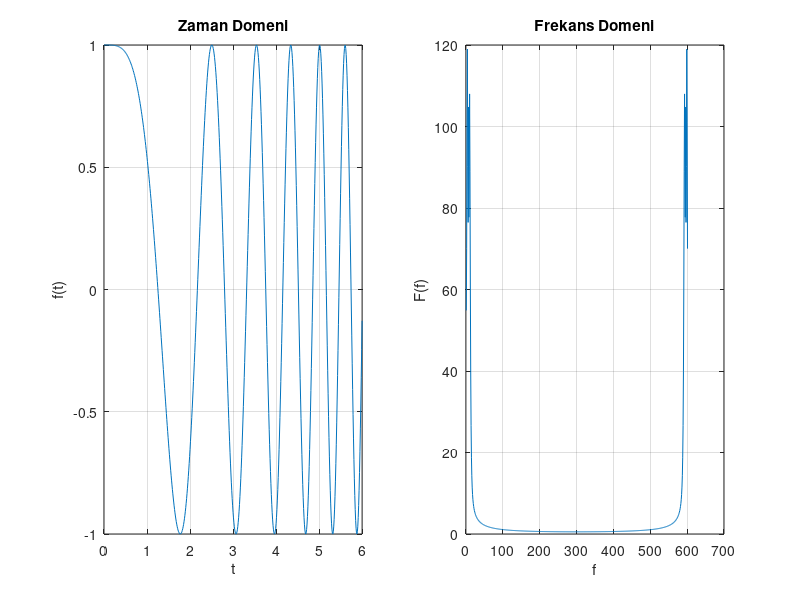

MATLAB code to generate this figure:
omega = 1;
t = 0:0.01:6;
ft = cos(omega*t.^2);
ff = fft(ft);
subplot(1,2,1);
plot(t,ft);
grid on
xlabel('t');
ylabel('f(t)');
title('Zaman Domeni');
subplot(1,2,2);
plot(abs(ff));
grid on
xlabel('f');
ylabel('F(f)');
title('Frekans Domeni');
